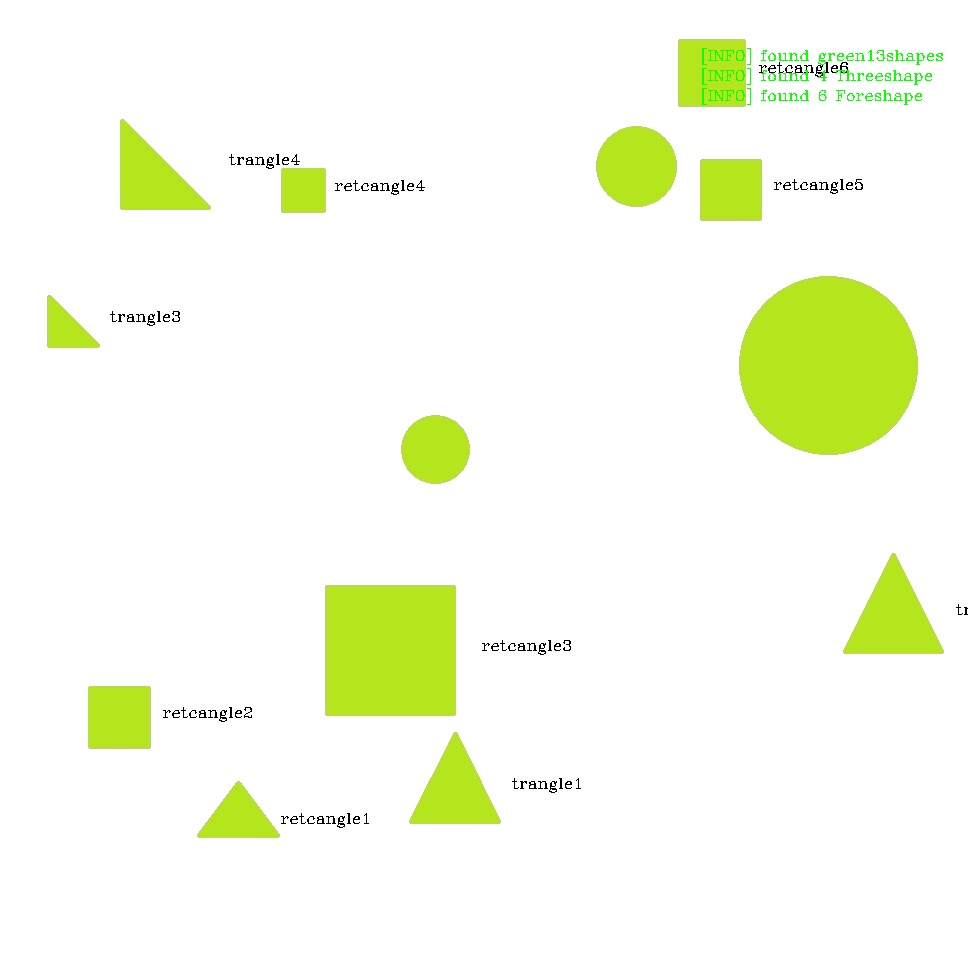
#> input picture python实验/python分色/green.jpg, 968 x 970 px; the run also reads 1 picture not shown here
$ python check_circle.py
#> lines starting #> are read from the running program, lines starting #| are printed output that depends on the picture
# 导入python包
import numpy as np
import imutils
from cv2 import cv2

##首先获取图像
g_image = cv2.imread("green.jpg")#绿色圆
#> g_image is the input picture: shape (970, 968, 3); mean B, G, R 233.9, 251.8, 247.1
r_image = cv2.imread("red.jpg")#红色圆
b_image = cv2.imread("blue.jpg")#蓝色圆
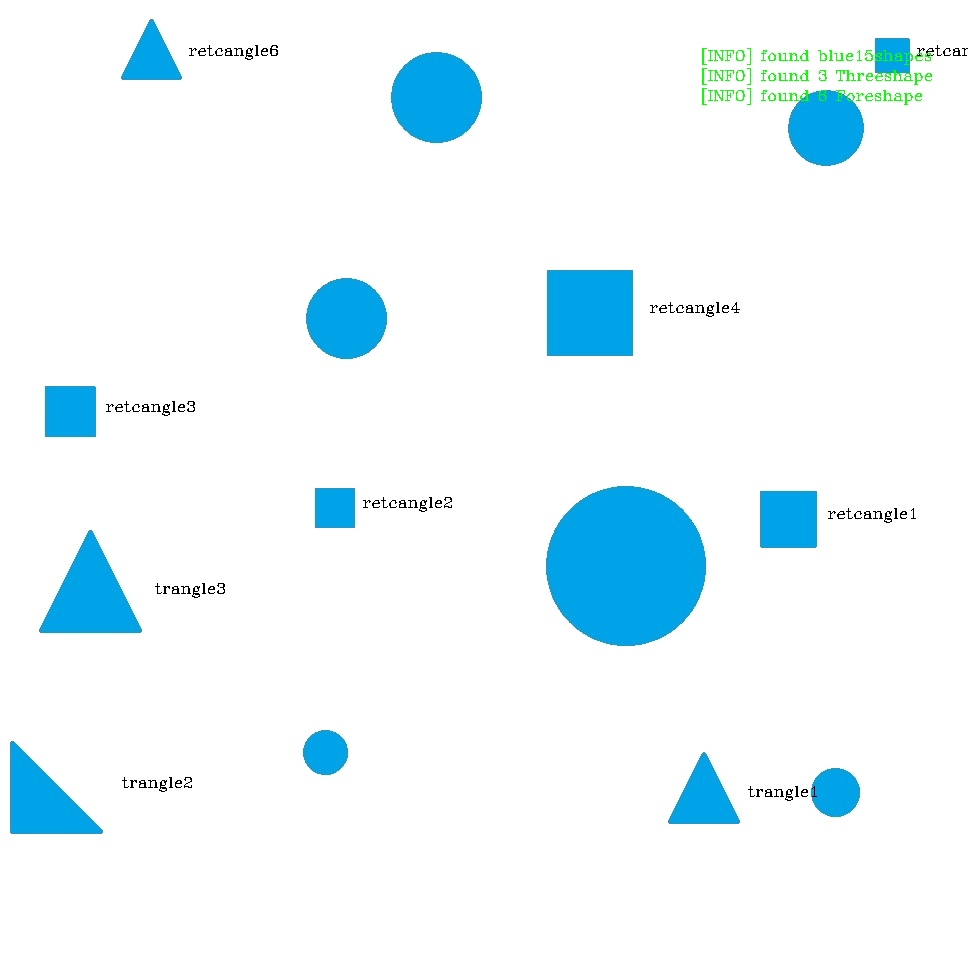
#> input picture python实验/python分色/blue.jpg, 968 x 970 px
#> b_image is the input picture: shape (970, 968, 3); mean B, G, R 251.7, 247.2, 234.8


##将图片灰度化
g_gray_img = cv2.cvtColor(g_image,cv2.COLOR_BGR2GRAY)
r_gray_img = cv2.cvtColor(r_image,cv2.COLOR_BGR2GRAY)
b_gray_img = cv2.cvtColor(b_image,cv2.COLOR_BGR2GRAY)

##滤波降噪,方便进行霍夫圆检测
##霍夫变换通常情况下受图片的噪声信息干扰非常大，所以通常情况下我们需要对图像进行预处理操作
g_img = cv2.medianBlur(g_gray_img, 7)  #进行中值模糊，去噪点
g_img = cv2.GaussianBlur(g_img,(17,19),0) #高斯模糊

r_img = cv2.medianBlur(r_gray_img, 1)  #进行中值模糊，去噪点
r_img = cv2.GaussianBlur(r_img,(17,21),0) #高斯模糊

b_img = cv2.medianBlur(b_gray_img, 7)  #进行中值模糊，去噪点
b_img = cv2.GaussianBlur(b_img,(17,19),0) #高斯模糊


# 霍夫变换圆检测
gcircles= cv2.HoughCircles(g_img,cv2.HOUGH_GRADIENT,dp=1,minDist=65,param1=50,param2=30,minRadius=5,maxRadius=750)
#> gcircles = [[827.5, 365.5, 89.5], [636.5, 165.5, 40.1], [435.5, 448.5, 34]]
rcircles= cv2.HoughCircles(r_img,cv2.HOUGH_GRADIENT,dp=1,minDist=65,param1=50,param2=30,minRadius=5,maxRadius=750)
#> rcircles = [[203.5, 506.5, 69.1], [159.5, 265.5, 33.3], [222.5, 96.5, 21.3], [486.5, 238.5, 25.8]]
bcircles= cv2.HoughCircles(b_img,cv2.HOUGH_GRADIENT,dp=1,minDist=65,param1=50,param2=30,minRadius=5,maxRadius=750)
#> bcircles = [[625.5, 566.5, 80.1], [346.5, 318.5, 40], [435.5, 96.5, 45.2], [825.5, 127.5, 38.2], [835.5, 792.5, 24.1], [325.5, 751.5, 21.8]]

# [12 lines of commented-out code are left out]
green_cir = np.ones((968,970,3),np.uint8)
#将底片转换为白色
green_cir[:,:,0] = 255
green_cir[:,:,1] = 255
green_cir[:,:,2] = 255

##gcounter用于统计圆的个数
gcounter = 0
# 根据检测到绿色圆的信息，画出每一个圆
for circle in gcircles[0]:
    gcounter += 1
    # 圆的基本信息(半径)
    # print(circle[2])
    # 坐标行列
    x = int(circle[0])
    y = int(circle[1])
    # 半径
    r = int(circle[2])
    # 在原图用指定颜色标记出圆的位置
    g_img = cv2.circle(green_cir, (x, y), r, (36, 223, 204), -1)
    #g_img = cv2.circle(g_img, (x, y), 2, (35, 43, 46), -1)#打印圆心

    #设置参数——绘制的文字，位置，字型，字体大小，文字颜色，线型
    font=cv2.FONT_HERSHEY_SCRIPT_SIMPLEX
    cv2.putText(g_img,"circle"+str(gcounter),(x - r, y - r), font, 0.8,(0,0,0),2)
#> this loop made 3 passes
#> (circle, x, y, r) on passes 1 to 3: ([827.5, 365.5, 89.5], 827, 365, 89), ([636.5, 165.5, 40.1], 636, 165, 40), ([435.5, 448.5, 34], 435, 448, 34)
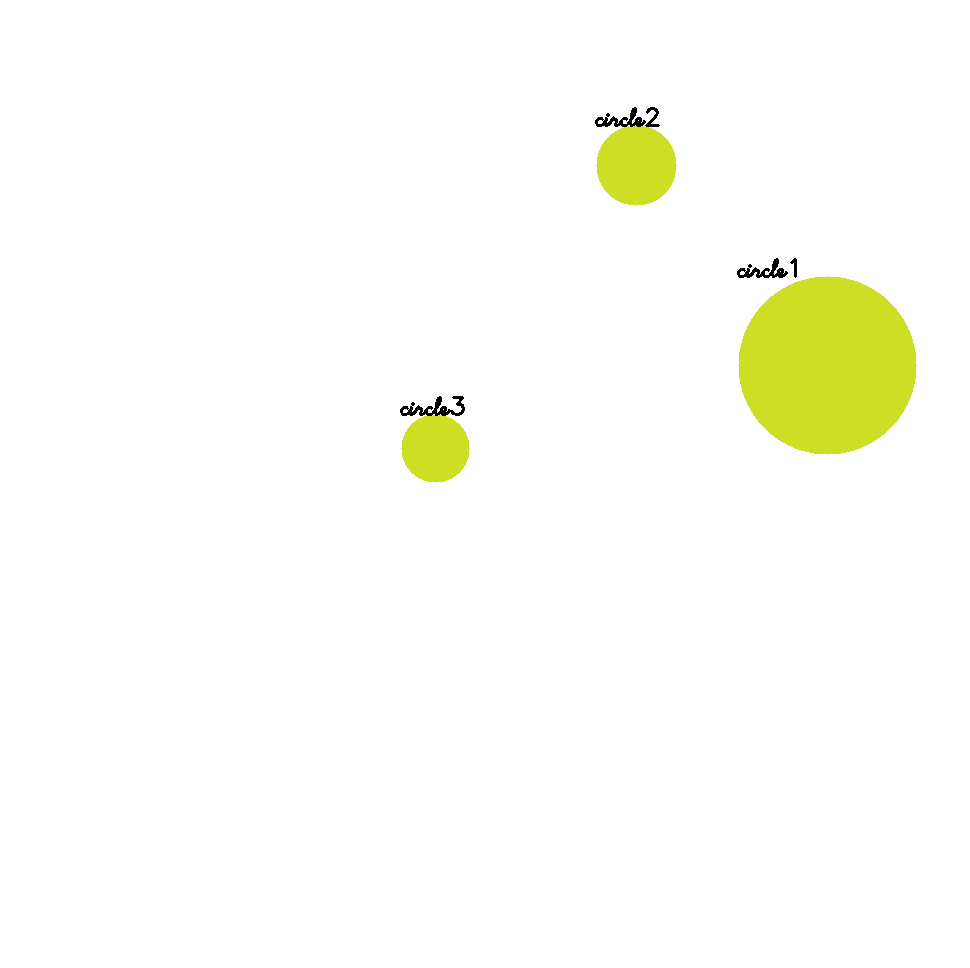
#> g_img: shape (968, 970, 3); mean of channels 0, 1, 2 246.8, 253.4, 252.8; drawn as B, G, R
#> after the loop, gcounter = 3

# 显示新图像
# cv2.imshow('green', g_img)
cv2.imwrite("green_circle.jpg",g_img)


##创建一个绘制红色圆的图像，968X970大小，数据类型无符号8位
red_cir = np.ones((968,970,3),np.uint8)
#将底片转换为白色
red_cir[:,:,0] = 255
red_cir[:,:,1] = 255
red_cir[:,:,2] = 255

rcounter = 0
# 根据检测到红色圆的信息，画出每一个圆
for circle in rcircles[0]:
    rcounter += 1
    # 圆的基本信息(半径)
    #print(circle[2])
    # 坐标行列
    x = int(circle[0])
    y = int(circle[1])
    # 半径
    r = int(circle[2])
    # 在原图用指定颜色标记出圆的位置
    r_img = cv2.circle(red_cir, (x, y), r, (0, 0, 255), -1)

    #设置参数——绘制的文字，位置，字型，字体大小，文字颜色，线型
    font=cv2.FONT_HERSHEY_SCRIPT_SIMPLEX
    cv2.putText(r_img,"circle"+str(rcounter),(x - r, y - r - 20), font, 0.8,(0,0,0),2)
#> this loop made 4 passes
#> (circle, x, y, r) on passes 1 to 4: ([203.5, 506.5, 69.1], 203, 506, 69), ([159.5, 265.5, 33.3], 159, 265, 33), ([222.5, 96.5, 21.3], 222, 96, 21), ([486.5, 238.5, 25.8], 486, 238, 25)
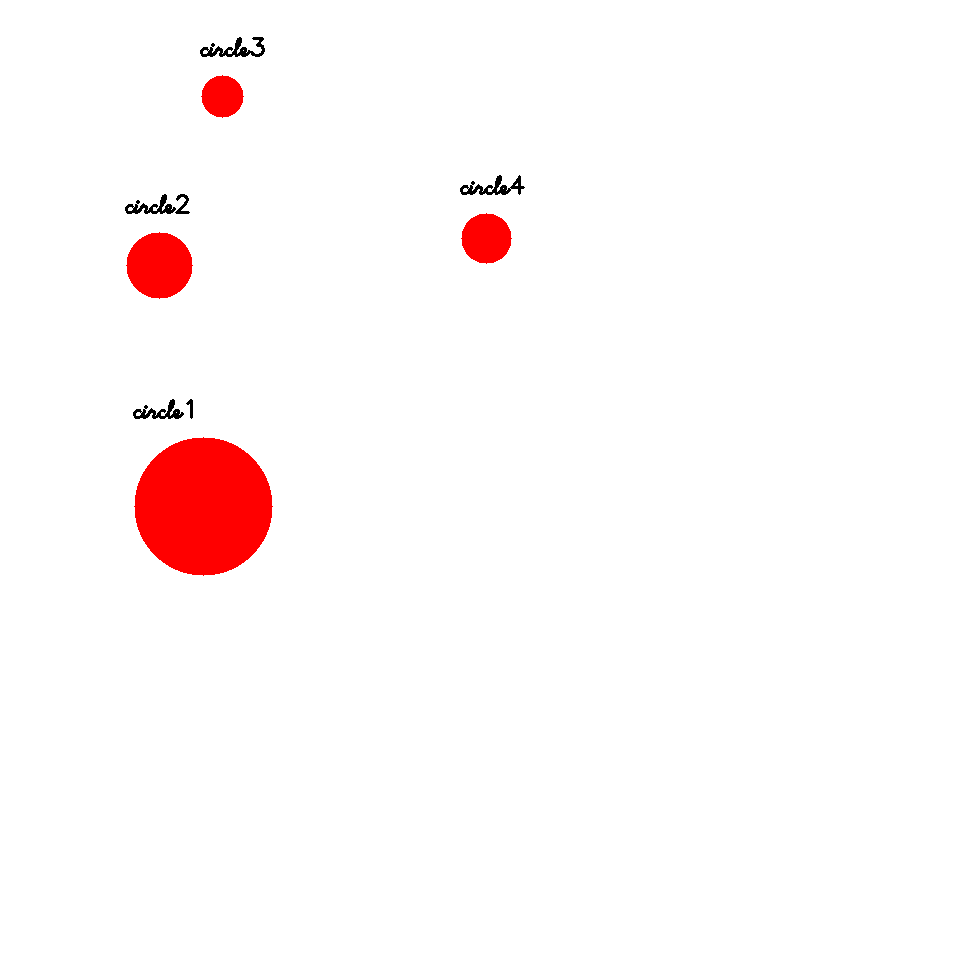
#> r_img: shape (968, 970, 3); mean of channels 0, 1, 2 248.6, 248.6, 254.4; drawn as B, G, R
#> after the loop, rcounter = 4

# r_img = cv2.blur(r_img, (2,2))#均值滤波处理
# r_img = cv2.medianBlur(r_img,3)#中值滤波处理
##实验证明下面两个结合处理效果更好
r_img = cv2.GaussianBlur(r_img , (3,3) ,0)#高斯滤波处理
r_img = cv2.bilateralFilter(r_img, 9, 80, 80)#双边滤波处理

# 显示新图像
cv2.imshow('red', r_img)
cv2.imwrite("red_circle.jpg",r_img)


##创建一个绘制蓝色圆的图像，968X970大小，数据类型无符号8位
blue_cir = np.ones((968,970,3),np.uint8)
#将底片转换为白色
blue_cir[:,:,0] = 255
blue_cir[:,:,1] = 255
blue_cir[:,:,2] = 255

bcounter = 0
# 根据检测到蓝色圆的信息，画出每一个圆
for circle in bcircles[0]:
    bcounter += 1
    # 圆的基本信息(半径)
    #print(circle[2])
    # 坐标行列
    x = int(circle[0])
    y = int(circle[1])
    # 半径
    r = int(circle[2])
    # 在原图用指定颜色标记出圆的位置
    b_img = cv2.circle(blue_cir, (x, y), r, (240, 139, 28), -1)

    #设置参数——绘制的文字，位置，字型，字体大小，文字颜色，线型
    font=cv2.FONT_HERSHEY_SCRIPT_SIMPLEX
    cv2.putText(b_img,"circle"+str(bcounter),(x - r, y - r), font, 0.8,(0,0,0),2)
#> this loop made 6 passes
#> (circle, x, y, r) on passes 1 to 6: ([625.5, 566.5, 80.1], 625, 566, 80), ([346.5, 318.5, 40], 346, 318, 40), ([435.5, 96.5, 45.2], 435, 96, 45), ([825.5, 127.5, 38.2], 825, 127, 38), ([835.5, 792.5, 24.1], 835, 792, 24), ([325.5, 751.5, 21.8], 325, 751, 21)
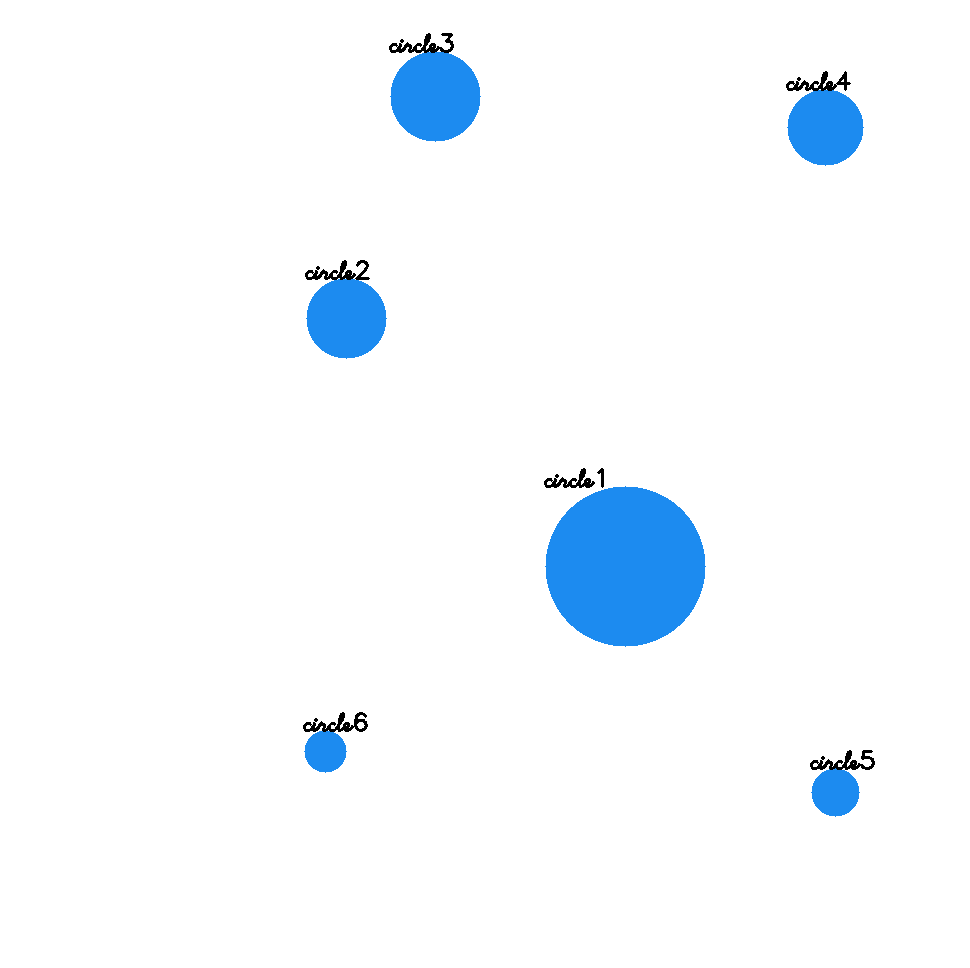
#> b_img: shape (968, 970, 3); mean of channels 0, 1, 2 253.5, 249.3, 244.7; drawn as B, G, R
#> after the loop, bcounter = 6

# 显示新图像
# cv2.imshow('blue', b_img)
cv2.imwrite("blue_circle.jpg",b_img)


cv2.waitKey(0)
cv2.destroyAllWindows()
